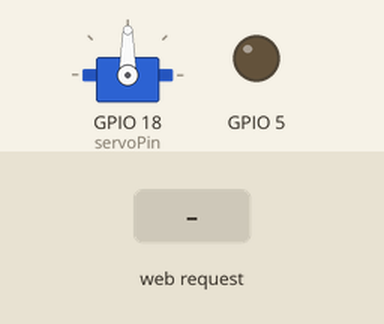
Bench run of a sketch on a simulated ESP32. Shown: servo, output pins drawn as LEDs (lit = HIGH). The test bench sets the inputs (shaded band). WiFi joins after 1.5 s; servers stay silent unless stated; what the sketch prints to the serial monitor is not drawn.

Above: at 2.7 s.
2.8 s: HTTP request GET /left received
At 3.4 s:
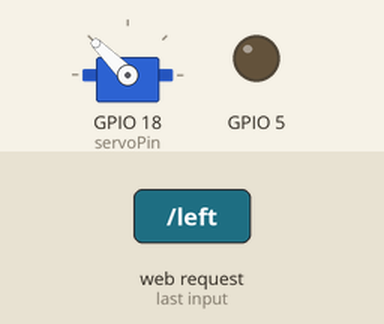
4.3 s: HTTP request GET /right received
At 4.6 s:
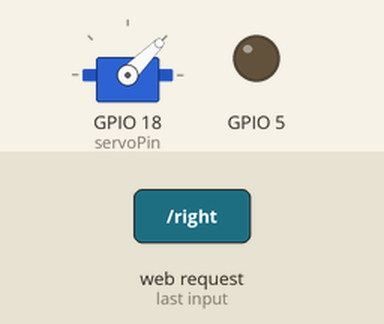
5.8 s: HTTP request GET /straight received
At 6.9 s:
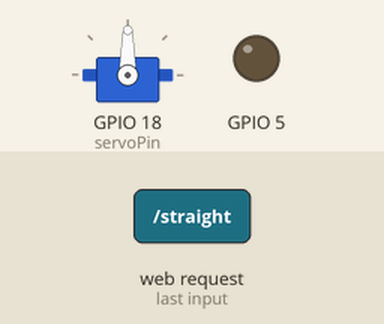
Timing chart, 0 to 8.8 s (numbered marks = the images above; inputs shaded):
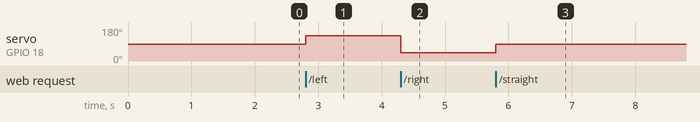

Measured:
- after the input at 2.8 s, servo on GPIO 18 (servoPin): 90° → 135° at once
- after the input at 4.3 s, servo on GPIO 18 (servoPin): 135° → 45° at once
- after the input at 5.8 s, servo on GPIO 18 (servoPin): 45° → 90° at once

The sketch:

programacao.ino
```cpp
#include <WiFi.h>
#include <ESP32Servo.h>

const char* ssid = "Aranha";
const char* password = "adrianoeelida2018";

Servo myServo;
int servoPin = 18;

WiFiServer server(80);

// Declarações de funções
void serveLoginHTML(WiFiClient client);
void serveHomeHTML(WiFiClient client);
void serveMenuHTML(WiFiClient client);

void setup() {
    myServo.attach(servoPin);
    Serial.begin(115200);
    pinMode(5, OUTPUT);

    WiFi.begin(ssid, password);
    Serial.print("Conectando a ");
    Serial.println(ssid);

    while (WiFi.status() != WL_CONNECTED) {
        delay(500);
        Serial.print(".");
    }

    Serial.println("");
    Serial.println("WiFi conectado.");
    Serial.print("Endereço IP: ");
    Serial.println(WiFi.localIP());

    server.begin();
}

void loop() {
    WiFiClient client = server.available();

    if (client) {
        Serial.println("Novo cliente.");
        String request = "";
        while (client.connected()) {
            if (client.available()) {
                char c = client.read();
                Serial.write(c);
                request += c;

                if (c == '\n') {  // Se o byte for uma nova linha, processa a requisição
                    // Verifica o tipo de requisição
                    if (request.indexOf("GET /left") != -1) {
                        myServo.write(135);  // Gira o servo para 135 graus (esquerda)
                    }
                    if (request.indexOf("GET /straight") != -1) {
                        myServo.write(90);  // Gira o servo para 90 graus (linha reta)
                    }
                    if (request.indexOf("GET /right") != -1) {
                        myServo.write(45);  // Gira o servo para 45 graus (direita)
                    }
                    if (request.indexOf("GET /") != -1) {
                        serveHomeHTML(client);
                    }
                    break; // Corrigido para sair do loop corretamente após processar a requisição
                }
            }
        }
        client.stop();
        Serial.println("Cliente desconectado.");
    }
}

void serveHomeHTML(WiFiClient client) {
    client.println("<!DOCTYPE html>");
    client.println("<html lang=\"pt-br\">");
    client.println("<head>");
    client.println("<meta charset=\"UTF-8\">");
    client.println("<meta name=\"viewport\" content=\"width=device-width, initial-scale=1.0\">");
    client.println("<title>Home</title>");
    client.println("<link href=\"https://cdn.jsdelivr.net/npm/bootstrap@5.3.3/dist/css/bootstrap.min.css\" rel=\"stylesheet\">");
    client.println("<link rel=\"stylesheet\" href=\"https://cdn.jsdelivr.net/npm/bootstrap-icons@1.11.3/font/bootstrap-icons.min.css\">");
    client.println("<style>");
    client.println("body {");
    client.println("    background-color: #e6f3ff; /* Cor de fundo azul claro */");
    client.println("}");
    client.println(".navbar {");
    client.println("    box-shadow: 0 2px 4px rgba(0,0,0,.1);");
    client.println("    background-color: #191970 !important; /* Azul meia-noite */");
    client.println("}");
    client.println(".card {");
    client.println("    transition: transform 0.3s;");
    client.println("    background-color: rgba(255, 255, 255, 0.9); /* Fundo branco semi-transparente para os cards */");
    client.println("}");
    client.println(".card:hover {");
    client.println("    transform: translateY(-5px);");
    client.println("}");
    client.println(".navbar-brand, .nav-link {");
    client.println("    font-size: 20px;");
    client.println("    color: white !important; /* Forçando a cor branca */");
    client.println("}");
    client.println(".navbar-brand:hover, .nav-link:hover {");
    client.println("    color: rgba(255,255,255,0.8) !important; /* Efeito hover suave */");
    client.println("}");
    client.println(".text-justify {");
    client.println("    text-align: justify;");
    client.println("}");
    client.println("</style>");
    client.println("</head>");

    client.println("<body>");

    // Navbar
    client.println("<nav class=\"navbar navbar-expand-lg navbar-dark style=\"background-color: #191970;\">");
    client.println("<div class=\"container\"><a class=\"navbar-brand\" href=\"#\"><i class=\"bi bi-water me-2\"></i>Home</a>");
    client.println("<div class=\"collapse navbar-collapse\" id=\"navbarNav\">");
    client.println("<ul class=\"navbar-nav ms-auto\">");
    client.println("<li class=\"nav-item\"><a class=\"nav-link\" href=\"#section1\">Controle</a></li>");
    client.println("<li class=\"nav-item\"><a class=\"nav-link\" href=\"#section2\">Trajetos</a></li></ul></div></div></nav>");

    // Section Controle do Barco
    client.println("<section id=\"section1\" class=\"container my-5\"><div class=\"card shadow\"><div class=\"card-body\">");
    client.println("<h2 class=\"card-title text-center mb-4\">Controle do Barco</h2>");
    client.println("<form><div class=\"mb-3\"><label for=\"barco-id\" class=\"form-label\">ID do barco</label>");
    client.println("<input type=\"text\" class=\"form-control\" id=\"barco-id\" placeholder=\"Digite o ID\"></div>");
    client.println("<div class=\"mb-4\"><h3 class=\"mb-3\">Localização Atual</h3>");
    client.println("<div class=\"ratio ratio-16x9\"><iframe src=\"https://www.google.com/maps/embed?...\" allowfullscreen=\"\" loading=\"lazy\"></iframe></div></div>");
    client.println("<div class=\"mb-3\"><label for=\"localizacao-final\" class=\"form-label\">Localização final</label>");
    client.println("<input type=\"text\" class=\"form-control\" id=\"localizacao-final\" placeholder=\"Digite a localização final\"></div>");
    client.println("<div class=\"text-center\"><button type=\"submit\" class=\"btn btn-primary\">Enviar</button></div></form>");

    // Controle Manual
    client.println("<div class=\"mt-5\"><h3 class=\"text-center mb-4\">Controle manual</h3>");
    client.println("<div class=\"d-flex justify-content-center\"><div class=\"btn-group\">");
    client.println("<a href=\"/left\" class=\"btn btn-outline-primary\"><i class=\"bi bi-arrow-left\"></i> Esquerda</a>");
    client.println("<a href=\"/straight\" class=\"btn btn-outline-primary\"><i class=\"bi bi-arrow-up\"></i> Linha reta</a>");
    client.println("<a href=\"/right\" class=\"btn btn-outline-primary\"><i class=\"bi bi-arrow-right\"></i> Direita</a>");
    client.println("</div></div></div>");

    // Section Trajetos Finalizados
    client.println("<section id=\"section2\" class=\"container my-5\"><div class=\"card shadow\"><div class=\"card-body\">");
    client.println("<h2 class=\"card-title text-center mb-4\">Trajetos Finalizados</h2>");
    client.println("<div class=\"table-responsive\"><table class=\"table table-hover\"><thead class=\"table-light\">");
    client.println("<tr><th>ID</th><th>Hora de saída</th><th>Hora de chegada</th><th>Data de saída</th><th>Data de chegada</th><th>Local de saída</th><th>Local de chegada</th><th>Status</th></tr></thead><tbody>");
    client.println("<tr><td>01</td><td>20:00</td><td>01:00</td><td>08/08/2024</td><td>10/08/2024</td><td>Santos</td><td>Paranaguá</td><td><span class=\"badge bg-secondary\">Inativo</span></td></tr>");
    client.println("<tr><td>02</td><td>10:00</td><td>11:00</td><td>15/08/2024</td><td>20/08/2024</td><td>Santos</td><td>Itapoá</td><td><span class=\"badge bg-secondary\">Inativo</span></td></tr>");
    client.println("</tbody></table></div></div></div></section>");

    client.println("</body></html>");
}
```
